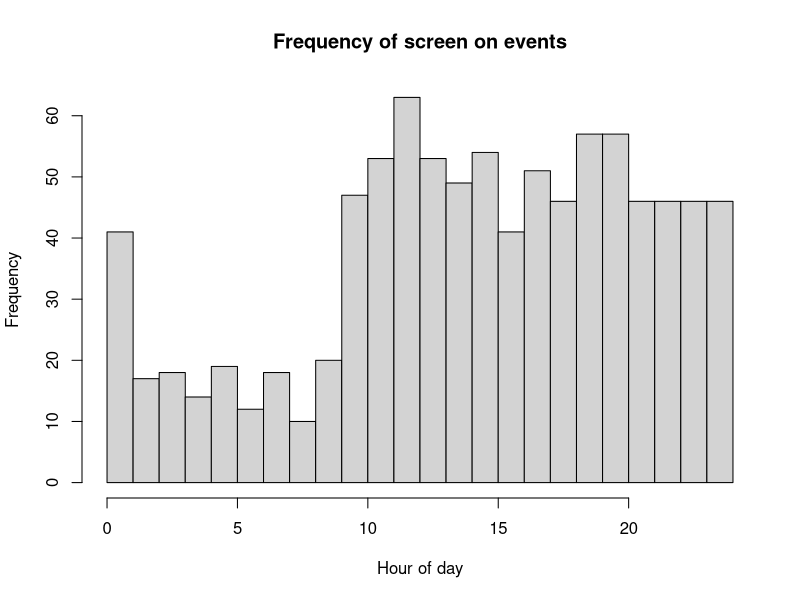

This figure's R source: (Note: this script raises an error after producing the figure.)
## ---- chunk 1
ndays=10
lambda_s = 1.5
lambda_w = 5
mu_s = 1
mu_w = 8.5
sd_s = .5
sd_w = 1
init_t = 15
anchor_t=14
d0="3/2/2019" ## d0 is the first day of follow-up. If you have your own data, set d0 equal to the date of first data.

#2pm = origin
A2B_ts = function(xx,anchor_hr=14){
  if(length(xx)>1){
    for(i in 1:length(xx)){
      if(xx[i]<=anchor_hr){
        xx[i]=(24-anchor_hr)+xx[i]
      }else{
        xx[i]=xx[i]-anchor_hr
      }
    }
    return(xx)
  }else{
    if(xx<=anchor_hr){
      return(24-anchor_hr+xx)
    }else{
      return(xx-anchor_hr)
    }
  }
}

## generate time to bed/wake for each day
t_s = rnorm(ndays,mu_s,sd_s)
t_w = rnorm(ndays,mu_w,sd_w)

## generate waiting times
curt = init_t
curday=1
outmat_mod=c()
while(TRUE){
  if(curt>init_t+24){
    curt = curt-24
    curday=curday+1
    if(curday>ndays){
      break
    }
  }
  if(A2B_ts(curt)<A2B_ts(t_s[curday])){
    tnex = curt+rexp(1,lambda_w)
    if(A2B_ts(tnex)>=A2B_ts(t_s[curday])){
      tnex = curt+A2B_ts(t_s[curday])-A2B_ts(curt)+rexp(1,lambda_s)
    }
    outmat_mod=rbind(outmat_mod,c(curt,tnex,curday))
  }else if(A2B_ts(curt)<A2B_ts(t_w[curday])){
    tnex = curt+rexp(1,lambda_s)
    if(A2B_ts(tnex)>=A2B_ts(t_w[curday])){
      tnex = curt+A2B_ts(t_w[curday])-A2B_ts(curt)+rexp(1,lambda_w)
    }
    outmat_mod=rbind(outmat_mod,c(curt,tnex,curday))
  }else{
    tnex = curt+rexp(1,lambda_w)
    outmat_mod=rbind(outmat_mod,c(curt,tnex,curday))
  }
  curt=tnex
}

Mod2Orig = function(tmat,d0,format="%m/%d/%Y %H:%M:%S",tz="EST"){
  tmat_out = matrix(NA,nrow=nrow(tmat),ncol=2)
  t0=as.POSIXct(paste(d0,"00:00:00",sep=" "),tz=tz,format)
  for(i in 1:nrow(tmat)){
    tmat_out[i,1]=strftime(as.POSIXct(as.numeric(t0)+60*60*(tmat[i,1]+24*(tmat[i,3]-1)),tz=tz,origin="1970-01-01"),tz="EST",format)
    tmat_out[i,2]=strftime(as.POSIXct(as.numeric(t0)+60*60*(tmat[i,2]+24*(tmat[i,3]-1)),tz=tz,origin="1970-01-01"),tz="EST",format)
  }
  return(data.frame(t0=tmat_out[,1],t1=tmat_out[,2],stringsAsFactors=F))
}

Orig2Mod = function(tmat,anchor_hr,format="%m/%d/%Y %H:%M:%S",tz="EST"){
  tmat_out = matrix(NA,nrow=nrow(tmat),ncol=3)
  for(i in 1:nrow(tmat)){
    anchor_cur=anchor_hr*60*60+as.numeric(as.POSIXct(strftime(as.POSIXct(tmat[i,1],tz=tz,format=format,origin="1970-01-01"),tz=tz,format="%m/%d/%Y"),tz=tz,format="%m/%d/%Y"))
    if(as.numeric(as.POSIXct(tmat[i,1],tz=tz,format=format,origin="1970-01-01"))<anchor_cur){
      anchor_cur=anchor_hr*60*60+as.numeric(as.POSIXct(strftime(as.POSIXct(as.numeric(as.POSIXct(tmat[i,1],tz=tz,format=format,origin="1970-01-01"))-24*60*60,tz=tz,origin="1970-01-01"),tz=tz,format="%m/%d/%Y"),tz=tz,format="%m/%d/%Y"))
    }
    if(i==1){anchor0=anchor_cur}
    tmat_out[i,1]=anchor_hr+(as.numeric(as.POSIXct(tmat[i,1],tz=tz,format=format,origin="1970-01-01"))-anchor_cur)/(60*60)
    tmat_out[i,2]=anchor_hr+(as.numeric(as.POSIXct(tmat[i,2],tz=tz,format=format,origin="1970-01-01"))-anchor_cur)/(60*60)
    tmat_out[i,3]=round((anchor_cur-anchor0)/(24*60*60))+1
  }
  return(tmat_out)
}

outmat_orig=Mod2Orig(outmat_mod,d0,format="%m/%d/%Y %H:%M:%S") #d0 tells Mod2Orig when the first day of follow-up is.
compare_to_outmat_mod=Orig2Mod(outmat_orig,anchor_hr=anchor_t)

head(outmat_orig)
head(outmat_mod)
head(compare_to_outmat_mod)

## ---- chunk 2
hist(outmat_mod[,1] %% 24,breaks=24,xlim=c(0,24),xlab="Hour of day",main="Frequency of screen on events")

## ---- chunk 3
trap_quad_points = function(numpts){
  maxpt=qnorm(1-.5/numpts)
  pts1=seq(from=-maxpt,to=maxpt,length.out=numpts)
  wts1 = dnorm(pts1)
  dx=2*maxpt/(numpts-1)
  ptinds=as.matrix(expand.grid(rep(list(1:numpts),2)))
  pts=matrix(pts1[ptinds],nrow(ptinds),2)
  wts=apply(ptinds,1,function(xx) prod(wts1[xx])*dx*dx)
  return(list('pts'=pts,'wts'=wts))
}

d_w_cond_x = function(t_init,wt,xs,xw,lambda_s,lambda_w,mu_s,mu_w){
  if(xs>=xw || lambda_s <=0 || lambda_w <= 0 || mu_s >= mu_w){return(0)}
  if(t_init<xs){
    denom = 1-exp(-lambda_w*(xs-t_init))+exp(-lambda_s*(xs-t_init))-exp(-lambda_s*(xw-t_init))+exp(-lambda_w*(xw-t_init))
  }else if(t_init<xw){
    denom = 1-exp(-lambda_s*(xw-t_init))+exp(-lambda_w*(xw-t_init)) 
  }else{
    denom = 1
  }
  if(t_init+wt>xs && t_init+wt<xw){
    numer= lambda_s*exp(-lambda_s*wt)
  }else{
    numer= lambda_w*exp(-lambda_w*wt)
  }
  return(numer/denom)
}


#par order : lambda_s,lambda_w,mu_s,mu_w,sd_s,sd_w
QuadratureIntegral = function(mat,cpar,d){
  if(is.null(mat) || is.na(mat)){return(1)}
  if(is.numeric(mat)){
    mat=matrix(mat,nrow=1)
  }
  n_i=nrow(mat)
  quad_out=trap_quad_points(d)
  lik_wcondx = matrix(NA,nrow=d^2,ncol=n_i)
  for(j in 1:n_i){
    for(i in 1:d^2){
      lik_wcondx[i,j]=d_w_cond_x(t_init=mat[j,1],wt=mat[j,2]-mat[j,1],xs=quad_out$pts[i,1]*cpar[5]+cpar[3],xw=quad_out$pts[i,2]*cpar[6]+cpar[4],cpar[1],cpar[2],cpar[3],cpar[4])
    }
  }
  quad_scaled_w=quad_out$wts/(sum(quad_out$wts))
  logintegrand_p1=sum(rowSums(log(lik_wcondx))*quad_scaled_w)
  return(logintegrand_p1)
}

#par order : lambda_s,lambda_w,mu_s,mu_w,sd_s,sd_w
LogLikelihood =function(dat,cpar,d){
  if(cpar[5]<=0 || cpar[6]<=0 || mu_w<=mu_s || lambda_s < 0 || lambda_w <0){
    return(-Inf)
  }
  labels=unique(dat[,3])
  ls_ids = list()
  for(i in 1:length(labels)){
    ls_ids[[i]]=which(dat[,3]==i)
  }
  liktot=0
  for(i in 1:length(labels)){
    mat=dat[ls_ids[[i]],1:2]
    liktot=liktot+QuadratureIntegral(mat,cpar,d=5)
  }
  #Bayesian prior on sleep duration
  POP_AVG_DUR=8
  POP_SD_DUR=1
  ###### SET GAMMA HERE ############
  gamma=.5 #gamma can range from 0 to 1. 1/0 gives largest/smallest penalties from bayesian prior
  ##################################
  liktot=liktot+(length(labels)^gamma)*log(dnorm(abs(cpar[4]-cpar[3]),mean=POP_AVG_DUR,sd=POP_SD_DUR))
  #Bayesian prior on sd of time to sleep
  liktot=liktot+(length(labels)^gamma)*log(dnorm(cpar[5],mean=1.2,sd=.5))
  #Bayesian prior on sd of time to wake
  liktot=liktot+(length(labels)^gamma)*log(dnorm(cpar[6],mean=1.2,sd=.5))
  return(liktot)
}

InitialParameters = function(mat_mod,anchor_t=14){
  MIN_LAMBDA = .00001 # smallest value lambda can be
  itrvl_len_v = seq(6,9,.5)
  out_ls=list()
  ratio_v = rep(NA,length(itrvl_len_v))
  # find mu_s0, mu_w0
  for(j in 1:length(itrvl_len_v)){
    itrvl_len=itrvl_len_v[j]
    start_vals=seq(0,24-itrvl_len,.25)
    frac_vals = rep(NA,length(start_vals))
    for(i in 1:length(start_vals)){
      frac_vals[i]=length(intersect(which(mat_mod[,1]>anchor_t+start_vals[i]),which(mat_mod[,1]<anchor_t+start_vals[i]+itrvl_len)))/nrow(mat_mod)
    }
    mu_s0=start_vals[order(frac_vals)[1]]+anchor_t
    mu_w0=mu_s0+itrvl_len
    # find rate during average sleep and average waking interval
    ndays= length(unique(mat_mod[,3]))
    lambda_s0=max(c((min(frac_vals)*nrow(mat_mod)/ndays)/itrvl_len,MIN_LAMBDA))
    lambda_w0=max(c(((1-min(frac_vals))*nrow(mat_mod)/ndays)/(24-itrvl_len),MIN_LAMBDA))
    out_ls[[j]]=list(mu_s0,mu_w0,lambda_s0,lambda_w0)
    ratio_v[j]=lambda_s0/lambda_w0
  }
  return(unlist(out_ls[[order(ratio_v)[1]]]))
}

#par order : lambda_s,lambda_w,mu_s,mu_w,sd_s,sd_w
GridSearchInitPars = function(mat_mod,mu_s0,mu_w0,lambda_s0,lambda_w0,d){
  sd_s_v = c(.25,.5,1)
  sd_w_v = c(.25,.5,1)
  minval=-Inf
  for(sd_s in sd_s_v){
    for(sd_w in sd_w_v){
      par_v=c(lambda_s0,lambda_w0,mu_s0,mu_w0,sd_s,sd_w)
      curval=LogLikelihood(mat_mod,par_v,d)
      if(curval>minval){
        cur_par=par_v
        minval=curval
      }
    }
  }
  return(par_v)
}

#par order : lambda_s,lambda_w,mu_s,mu_w,sd_s,sd_w
GetIndSleepEstimates =function(mat_mod,cpar){
  labels=unique(mat_mod[,3])
  ls_ids = list()
  for(i in 1:length(labels)){
    ls_ids[[i]]=which(mat_mod[,3]==i)
  }
  xmat = matrix(NA,nrow=length(labels),ncol=3)
  for(i in 1:length(labels)){
    mat=mat_mod[ls_ids[[i]],1:2]
    g3=function(par_v){
      tot=0
      for(j in 1:nrow(mat)){
        tot=tot-log(d_w_cond_x(t_init=mat[j,1],wt=mat[j,2]-mat[j,1],xs=par_v[1],xw=par_v[2],cpar[1],cpar[2],cpar[3],cpar[4]))
      }
      tot=tot-dnorm(par_v[1],cpar[3],cpar[5],log=TRUE)-dnorm(par_v[2],cpar[4],cpar[6],log=TRUE)
      ##### PENALIZE SLEEP DURATION
      IND_SD_DUR=1
      ############ SET GAMMA HERE #################
      gamma=0 #gamma can range from 0 to 1. 1/0 gives largest/smallest penalties
      #############################################
      tot=tot-(length(labels)^gamma)*dnorm(par_v[2]-par_v[1],mean=cpar[4]-cpar[3],IND_SD_DUR,log=TRUE)
      ##### 
      return(tot)
    }
    optim.out3=optim(par=cpar[3:4],g3,control=list(maxit=1000))
    xmat[i,]=c(optim.out3$par,labels[i])
  }
  return(xmat)
}



#par order : lambda_s,lambda_w,mu_s,mu_w,sd_s,sd_w
NumMaxLogLik = function(outmat_mod,anchor_t=14,d=3){
  iparinit=InitialParameters(outmat_mod,anchor_t)
  ipar=GridSearchInitPars(outmat_mod,mu_s0=iparinit[1],mu_w0=iparinit[2],lambda_s0=iparinit[3],lambda_w0=iparinit[4],d)
#  ipar = c(1,3,mu_s+24+2,mu_w+24+2,2,.5)
  g1=function(cpar){
    return(-LogLikelihood(outmat_mod,cpar,d))
  }
  optim.out1=optim(par=ipar,g1,control=list(maxit=1000))
  return(optim.out1$par)
}


mle.out=NumMaxLogLik(outmat_mod)

## ---- chunk 4

#par order : lambda_s,lambda_w,mu_s,mu_w,sd_s,sd_w

sleep_t_h=floor(mle.out[3]%%24)
sleep_t_m=floor((mle.out[3]%%24-floor(mle.out[3]%%24))*60)
if(sleep_t_m<10){
  sleep_t=paste(sleep_t_h,":0",sleep_t_m,sep="")
}else{
  sleep_t=paste(sleep_t_h,":",sleep_t_m,sep="")
}
wake_t_h=floor(mle.out[4]%%24)
wake_t_m=floor((mle.out[4]%%24-floor(mle.out[4]%%24))*60)
if(wake_t_m<10){
  wake_t=paste(wake_t_h,":0",wake_t_m,sep="")
}else{
  wake_t=paste(wake_t_h,":",wake_t_m,sep="")
}
cat(paste(" Avg. time to sleep = ",sleep_t," (+/- ",round(mle.out[5],1)," hour)\n",sep="")
,(paste("Avg. time to wake  = ",wake_t," (+/- ",round(mle.out[6],1)," hour)\n",sep=""))
#,(paste("Correlation between time to sleep and time to wake = ",round(mle.out[5],2),"\n",sep=""))
,(paste("Rate (per hour) of frequency of phone use while asleep = ", round(mle.out[1],5),"\n",sep=""))
,(paste("Rate (per hour) of frequency of phone use while awake = ", round(mle.out[2],5),"\n",sep="")))
## ---- chunk 5
xest=GetIndSleepEstimates(outmat_mod,mle.out)
## ---- chunk 6
xest_orig=Mod2Orig(xest,d0,format="%m/%d/%Y %H:%M:%S")
names(xest_orig)=c("bedtime","wake-up time")
xest_orig
